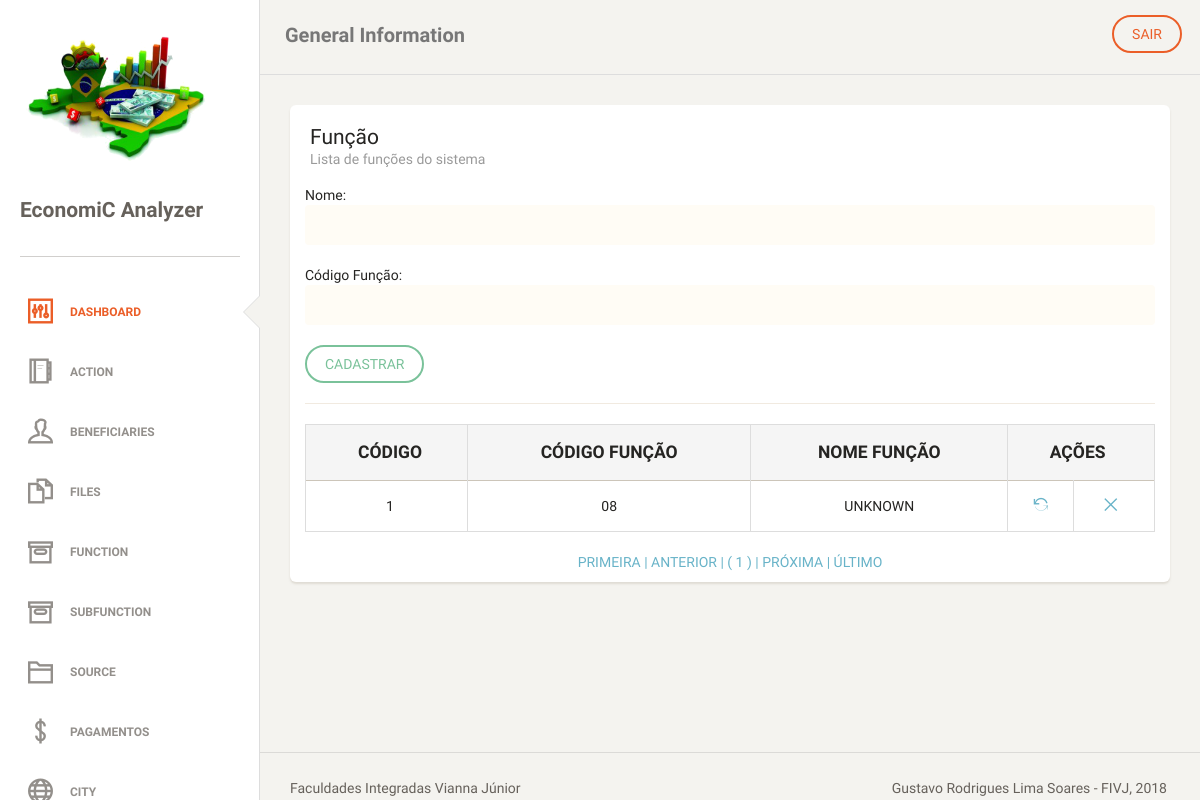
/functions.php (signed in), run on an earlier commit of the app's database.
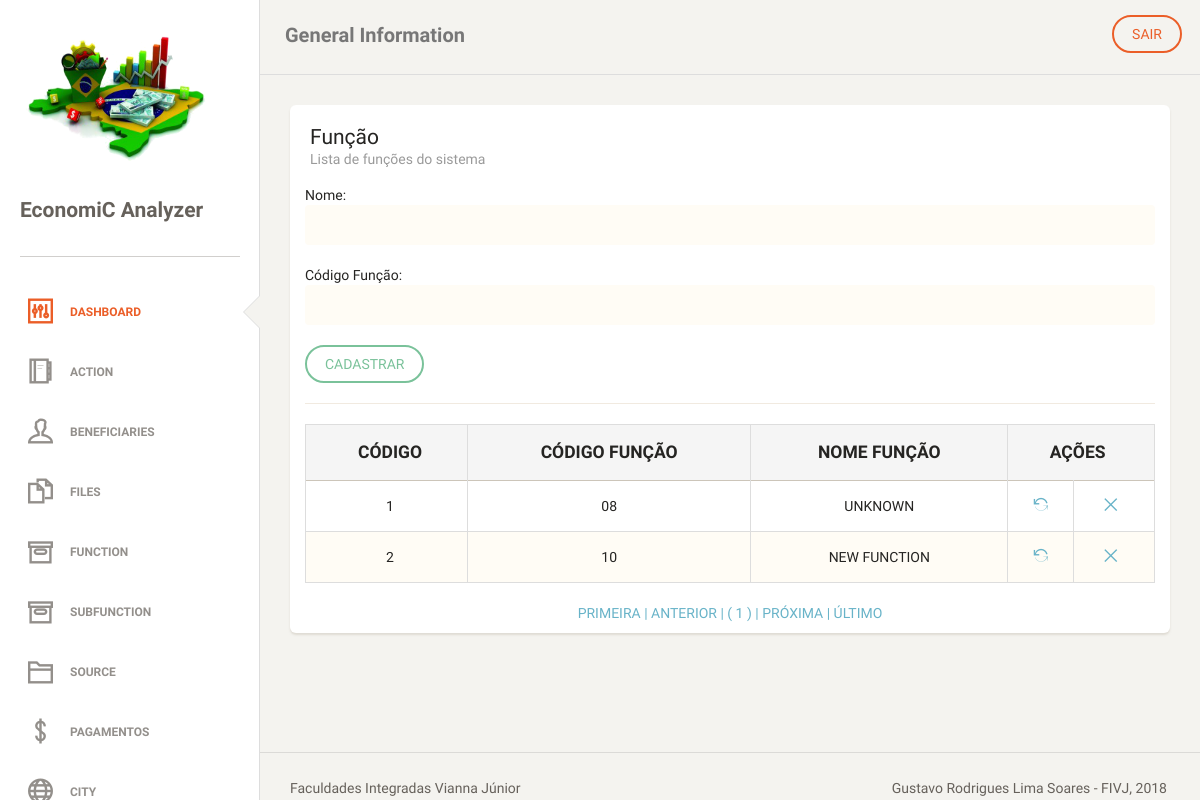
And on a later commit of the database.
### tables this page shows
CREATE TABLE `tb_functions` (
  `id_function` int(11) NOT NULL AUTO_INCREMENT,
  `str_cod_function` varchar(4) NOT NULL,
  `str_name_function` varchar(255) DEFAULT NULL,
  PRIMARY KEY (`id_function`),
  UNIQUE KEY `str_cod_function_UNIQUE` (`str_cod_function`)
);

### dao/functionsDAO.php (the view, shortened to what this page needs)
<?php
require_once "classes/functions.php";
class functionsDAO
{
    public function tabelapaginada()
    {
        global $pdo;
        $endereco = $_SERVER ['PHP_SELF'];
        $pagina_atual = (isset($_GET['page']) && is_numeric($_GET['page'])) ? $_GET['page'] : 1;
        $linha_inicial = ($pagina_atual - 1) * QTDE_REGISTROS;
        $sql = "SELECT id_function, str_cod_function, str_name_function FROM tb_functions LIMIT {$linha_inicial}, " . QTDE_REGISTROS;
        $statement = $pdo->prepare($sql);
        $statement->execute();
        $dados = $statement->fetchAll(PDO::FETCH_OBJ);
        $sqlContador = "SELECT COUNT(*) AS total_registros FROM tb_functions";
        $statement = $pdo->prepare($sqlContador);
        $statement->execute();
        $valor = $statement->fetch(PDO::FETCH_OBJ);
        $primeira_pagina = 1;
        $ultima_pagina = ceil($valor->total_registros / QTDE_REGISTROS);
        $pagina_anterior = ($pagina_atual > 1) ? $pagina_atual - 1 : 0;
        $proxima_pagina = ($pagina_atual < $ultima_pagina) ? $pagina_atual + 1 : 0;
        $range_inicial = (($pagina_atual - RANGE_PAGINAS) >= 1) ? $pagina_atual - RANGE_PAGINAS : 1;
        $range_final = (($pagina_atual + RANGE_PAGINAS) <= $ultima_pagina) ? $pagina_atual + RANGE_PAGINAS : $ultima_pagina;
        $exibir_botao_inicio = ($range_inicial < $pagina_atual) ? 'mostrar' : 'esconder';
        $exibir_botao_final = ($range_final > $pagina_atual) ? 'mostrar' : 'esconder';
        if (!empty($dados)):
            echo "
     <table class='table table-striped table-bordered'>
     <thead>
       <tr style='text-transform: uppercase;' class='active'>
        <th style='text-align: center; font-weight: bolder;'>Código</th>
        <th style='text-align: center; font-weight: bolder;'>Código Função</th>
        <th style='text-align: center; font-weight: bolder;'>Nome Função</th>
        <th style='text-align: center; font-weight: bolder;' colspan='2'>Ações</th>
       </tr>
     </thead>
     <tbody>";
            foreach ($dados as $func):
                echo "<tr>
        <td style='text-align: center'>$func->id_function</td>
        <td style='text-align: center'>$func->str_cod_function</td>
        <td style='text-align: center'>$func->str_name_function</td>
        <td style='text-align: center'><a href='?act=upd&id=$func->id_function' title='Alterar'><i class='ti-reload'></i></a></td>
        <td style='text-align: center'><a href='?act=del&id=$func->id_function' title='Remover'><i class='ti-close'></i></a></td>
       </tr>";
            endforeach;
            echo "
</tbody>
     </table>
     <div class='box-paginacao' style='text-align: center'>
       <a class='box-navegacao  $exibir_botao_inicio' href='$endereco?page=$primeira_pagina' title='Primeira Página'> PRIMEIRA  |</a>
       <a class='box-navegacao  $exibir_botao_inicio' href='$endereco?page=$pagina_anterior' title='Página Anterior'> ANTERIOR  |</a>
";
            for ($i = $range_inicial; $i <= $range_final; $i++):
                $destaque = ($i == $pagina_atual) ? 'destaque' : '';
                echo "<a class='box-numero $destaque' href='$endereco?page=$i'> ( $i ) </a>";
            endfor;
            echo "<a class='box-navegacao $exibir_botao_final' href='$endereco?page=$proxima_pagina' title='Próxima Página'>| PRÓXIMA  </a>
                  <a class='box-navegacao $exibir_botao_final' href='$endereco?page=$ultima_pagina'  title='Última Página'>| ÚLTIMO  </a>
     </div>";
        else:
            echo "<p class='bg-danger'>Nenhum registro foi encontrado!</p>
     ";
        endif;
    }
}

What changed in the data, as far as the page shows it:
added tb_functions: id_function "2", str_cod_function "10", str_name_function "NEW FUNCTION"
